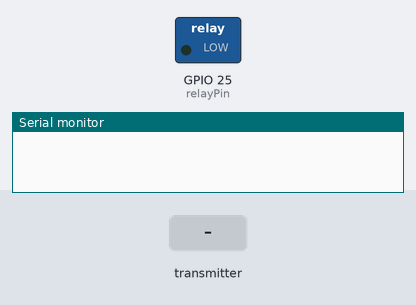
Bench run of a sketch on a simulated ESP32. Parts: switched loads named in the sketch (green lamp = pin HIGH), the last lines printed to the serial monitor. Inputs (shaded band) come from the test bench.

Above: at 1.2 s.
1.3 s: the transmitter starts sending ctrl = 1024
At 2.5 s:
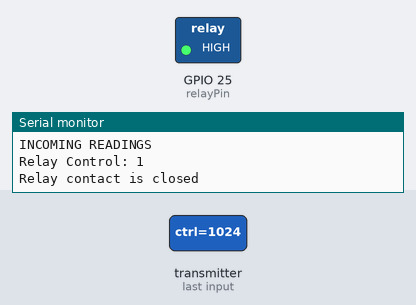
2.8 s: the transmitter starts sending ctrl = 0
At 3.6 s:
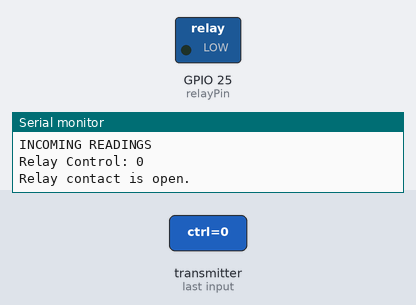
4.8 s: the transmitter starts sending ctrl = 2048
At 5.2 s:
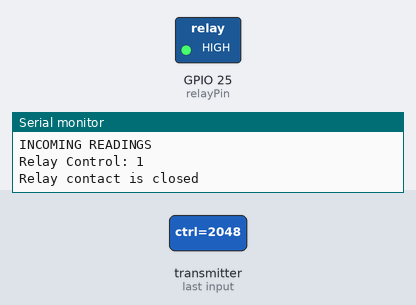
Timing chart, 0 to 7.8 s (numbered marks = the images above; inputs shaded):
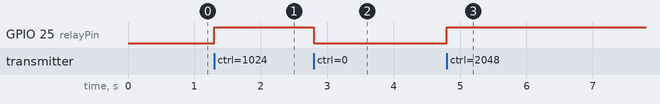

Measured:
- after the input at 1.3 s, GPIO 25 (relayPin): LOW → HIGH at once
- after the input at 2.8 s, GPIO 25 (relayPin): HIGH → LOW at once
- after the input at 4.8 s, GPIO 25 (relayPin): LOW → HIGH at once

The sketch:

ESP_Now__Relay_board_3.ino
```cpp
/*
  William Lucid and Google's Bard
  ESP_Now__Relay_board_3.ino   Relay control and Relay status
*/

#include <WiFi.h>
#include <esp_now.h>

#define Board_Id 3
//Board_3 mac address:  30:83:98:D9:1D:EC    ESP Pico D4

#define CHANNEL 10

// REPLACE WITH THE MAC Address of your receiver
uint8_t broadcastAddress[] = {0x3C, 0xE9, 0x0E, 0x85, 0x27, 0x40};   //Board_2 mac address  ESP32 Node32s

// Define variables to store incoming readings
int controlRelay;  //Open relay contact
int relayStatus;  //Status , relay is open

// Updates DHT readings every 10 seconds
const long interval = 30 * 1000;
unsigned long previousMillis = 0;    // will store last time DHT was updated

// Variable to store if sending data was successful
String success;

// Board_2 and Board_3
// Structure example to send data
// Must match the receiver structure
typedef struct struct_message {
    int id;
    int ctrl;
    int stat;
    int readingId;
} struct_message;

// Create a struct_message called relayReadings to hold relay readings
struct_message incomingReadings2;


// Create a struct_message to hold incoming relay readings  //Relay control commands
struct_message relayReadings;

esp_now_peer_info_t peerInfo;

#define relayPin 25

// Callback when data is sent
void OnDataSent(const uint8_t *mac_addr, esp_now_send_status_t status) {
  Serial.print("\r\nLast Packet Send Status:\t");
  Serial.println(status == ESP_NOW_SEND_SUCCESS ? "Delivery Success" : "Delivery Fail");
  if (status ==0){
    success = "Delivery Success :)";
  }
  else{
    success = "Delivery Fail :(";
  }
}

// Callback when data is received
void OnDataRecv(const uint8_t * mac_addr, const uint8_t *incomingData, int len) {
  memcpy(&incomingReadings2, incomingData, sizeof(incomingReadings2));
  Serial.print("Bytes received: ");
  Serial.println(len);
  controlRelay = incomingReadings2.ctrl;
  relayControl();
}

void printIncomingReadings(){
  // Display Readings in Serial Monitor
  Serial.println("INCOMING READINGS");
  Serial.print("Relay Control: ");
  Serial.println(controlRelay);
  if(controlRelay == 0){
    Serial.println("Relay contact is open.");
  }else{
    Serial.println("Relay contact is closed");
  }
}

void setup() {
  // Init Serial Monitor
  Serial.begin(115200);

  pinMode(relayPin, OUTPUT);

  digitalWrite(relayPin, LOW);  //Relay contact is open

  // Set device as a Wi-Fi Station
  WiFi.mode(WIFI_STA);
  WiFi.disconnect();

  // Init ESP-NOW
  if (esp_now_init() != 0) {
    Serial.println("Error initializing ESP-NOW");
    return;
  }

  // Set ESP-NOW Role
  //esp_now_set_self_role(ESP_NOW_ROLE_COMBO);

  // Once ESPNow is successfully Init, we will register for Send CB to
  // get the status of Trasnmitted packet
  esp_now_register_send_cb(OnDataSent);

  // Register peer
  memcpy(peerInfo.peer_addr, broadcastAddress, 6);
  //peerInfo.channel = 10;
  peerInfo.encrypt = false;
  if (esp_now_add_peer(&peerInfo) != ESP_OK) {
    Serial.println("Failed to add peer");
    return;
  }

  // Register for a callback function that will be called when data is received
  esp_now_register_recv_cb(OnDataRecv);
}

void loop() {
  unsigned long currentMillis = millis();
  if (currentMillis - previousMillis >= interval) {
    // save the last time you updated the DHT values
    previousMillis = currentMillis;

    relayControl();

    //Set values to send
    relayReadings.stat = relayStatus;

    // Send message via ESP-NOW
    esp_now_send(broadcastAddress, (uint8_t *) &relayReadings, sizeof(relayReadings));


    // Print incoming readings
    //printIncomingReadings();
  }
}

void relayControl(){
  if (controlRelay == 0){
    controlRelay = 0;
    digitalWrite(relayPin, LOW);
    relayStatus = digitalRead(relayPin);
    printIncomingReadings();
  }
  else{
    controlRelay = 1;
    digitalWrite(relayPin, HIGH);
    relayStatus = digitalRead(relayPin);
    printIncomingReadings();
  }
}
```
